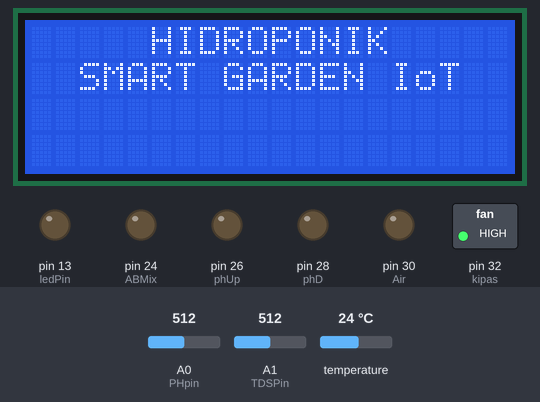
Bench run of a sketch on a simulated Arduino Mega 2560, built with avr-gcc and run on an emulated ATmega2560. Parts: 20×4 character LCD, switched loads named in the sketch (green lamp = pin HIGH), output pins drawn as LEDs (lit = HIGH). Inputs (shaded band) come from the test bench; at power-on: A0 (PHpin) = 512, A1 (TDSPin) = 512, temperature 24 °C. What the sketch prints to the serial monitor is not drawn.

Above: at 46.0 s.
At 50.0 s:
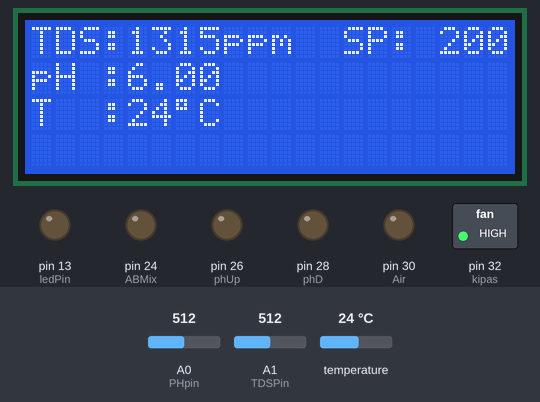
At 50.9 s:
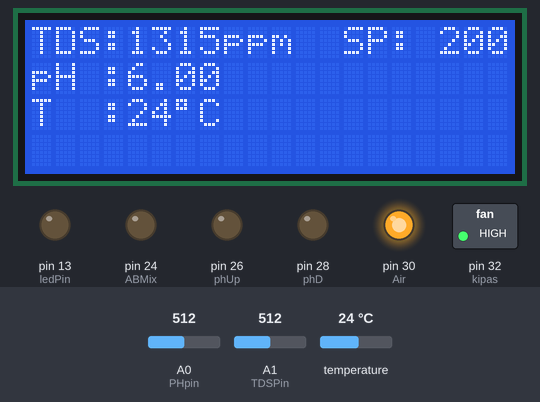
Timing chart, 0 to 52.4 s (numbered marks = the images above):
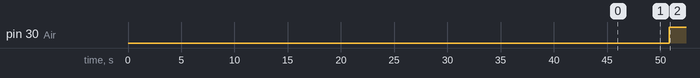

The sketch:

SmartGarden_Arduino.ino
```cpp
#include <Arduino.h>
#include <DallasTemperature.h>
#include <EEPROM.h>
#include <GravityTDS.h>
#include <LiquidCrystal_I2C.h>
#include <OneWire.h>
#include <SoftwareSerial.h>

////////////////////  LCD 20x04 I2C  ////////////////////
LiquidCrystal_I2C lcd(0x27, 20, 4);

////////////////////  DS18B20 Sensor  ////////////////////
#define ONE_WIRE_BUS A7
OneWire oneWire(ONE_WIRE_BUS);
DallasTemperature sensor_suhu(&oneWire);
float tempNow;
float suhuRaw = 0;
float suhuKal = 0;
float suhuRawTinggi = 99.6;
float suhuRawRendah = 0.5;
float refSuhuTinggi = 99.8;
float refSuhuRendah = 0;
float jarakRaw = suhuRawTinggi - suhuRawRendah;
float jarakRef = refSuhuTinggi - refSuhuRendah;

////////////////////  pH Sensor  ////////////////////
#define PHpin A0
const int numReadings = 10;
int readings[numReadings];
int readIndex = 0;
float total = 0;
float offsetPH = 0.170568562;
float adc_resolution = 1023.00;
float phValue, voltage, phNow;

////////////////////  TDS METER  ////////////////////
#define TDSPin A1
GravityTDS gravityTds;
float temperature = 25, tdsNow, tdsValue = 0;

////////////////////  PUMP  ////////////////////
int ABMix = 24;
String stAbMix;
int phUp = 26;
String stphUp;
int phD = 28;
String stphD;
int Air = 30;
String stAir;
int kipas = 32;

////////////////////  DATA SEND  ////////////////////
SoftwareSerial nodeMCU(19, 18); // RX, TX
String data;
unsigned long previousMillis = 0;
const long interval = 500;
const int ledPin = LED_BUILTIN;
int ledState = LOW;
unsigned long currentMillis = millis();
String arrData[2];

////////////////////  TDS FUZZY  ////////////////////
float eTDS, dTDS, edeTDS, E, D, delayTDS;
float erN[] = { -100, -100, -50, -10};
float erZ[] = { -50, -10, 10, 50};
float erP[] = {10, 50, 100, 100};
float deN[] = { -50, -50, -25, -5};
float deZ[] = { -25, -5, 5, 25};
float deP[] = {5, 25, 50, 50};
float setpointTDS = 200;
float upLAMA = 1000;
float upSEDANG = 500;
float MATI = 0;
float dnSEDANG = -500;
float dnLAMA = -1000;
float minrTDS[10];
float RuleTDS[10];

////////////////////  PH FUZZY  ////////////////////
float ePH, P, H, delayPH;
float SA[] = {4, 4, 5, 6};
float N[] = {5, 6, 7, 8};
float SB[] = {7, 8, 9, 9};
float upHIDUP = 1000;
float dnHIDUP = -1000;
float minrPH[4];
float RulePH[4];

void lcd_setup() {
	lcd.init();
  lcd.backlight();
  lcd.clear();
  lcd.setCursor(5, 0);
  lcd.print(F("HIDROPONIK"));
  lcd.setCursor(2, 1);
  lcd.print(F("SMART GARDEN IoT"));
  delay(2000);
  lcd.clear();
}

void mon_setup() {
  Serial.println(F("HIDROPONIK"));
  Serial.print(F("SMART GARDEN IoT\n\n"));
  Serial.print(F("Nama\t: Reynaldo\n"));
  Serial.print(F("NIM\t: 171011450241\n\n"));
  delay(2000);
}

void pinInit() {
  pinMode(ledPin, OUTPUT);
  pinMode(kipas, OUTPUT);
  pinMode(ABMix, OUTPUT);
  pinMode(phUp, OUTPUT);
  pinMode(phD, OUTPUT);
  pinMode(Air, OUTPUT);
  pinMode(TDSPin, INPUT);
  pinMode(PHpin, INPUT);
  digitalWrite(kipas, HIGH);
  digitalWrite(ABMix, LOW);
  digitalWrite(phUp, LOW);
  digitalWrite(phD, LOW);
  digitalWrite(Air, LOW);
}

void tdsSetup() {
  gravityTds.setPin(TDSPin);
  gravityTds.setAref(5.0);
  gravityTds.setAdcRange(1024);
  gravityTds.begin();
}

void phRead() {
  for (int thisReading = 0; thisReading < numReadings; thisReading++) {
    readings[thisReading] = 0;
  }
}

float phRaw() {
  int measurings = 0;
  for (int i = 0; i < 10; i++) {
    measurings += analogRead(PHpin);
    delay(10);
  }
  voltage = 5 / adc_resolution * measurings / 10;
  phValue = 7 + ((2.5 - voltage) / offsetPH);
  return phValue;
}

float getPh() {
  phRaw();
  total = total - readings[readIndex];
  readings[readIndex] = phValue;
  total = total + readings[readIndex];
  readIndex = readIndex + 1;
  if (readIndex >= numReadings) {
    readIndex = 0;
  }
  phNow = total / numReadings;
  delay(10);
}

float getSuhu() {
  sensor_suhu.requestTemperatures();
  suhuRaw = sensor_suhu.getTempCByIndex(0);
  suhuKal = (((suhuRaw - suhuRawRendah) * jarakRef) / jarakRaw) + refSuhuRendah;
  return suhuKal;
}

int getMedian(int bArray[], int iFtrLen) {
  int bTab[iFtrLen];
  for (byte m = 0; m < iFtrLen; m++)
    bTab[m] = bArray[m];
  int m, n, bTemp;
  for (n = 0; n < iFtrLen - 1; n++) {
    for (m = 0; m < iFtrLen - n - 1; m++) {
      if (bTab[m] > bTab[m + 1]) {
        bTemp = bTab[m];
        bTab[m] = bTab[m + 1];
        bTab[m + 1] = bTemp;
        delay(10);
      }
    }
  }
  if ((iFtrLen & 1) > 0)
    bTemp = bTab[(iFtrLen - 1) / 2];
  else
    bTemp = (bTab[iFtrLen / 2] + bTab[iFtrLen / 2 - 1]) / 2;
  return bTemp;
  delay(10);
}

float getTds() {
  temperature = (float)25.00f;
  gravityTds.setTemperature(temperature);
  gravityTds.update();
  tdsValue = gravityTds.getTdsValue();
  return tdsValue;
  delay(1000);
}

void phDump() {
  Serial.println("INIT PH");
  for (int i = 0; i < 50; i++) {
    getPh();
    delay(10);
  }
  return phValue;
}

void tdsDump() {
  Serial.println("INIT TDS");
  for (int i = 0; i < 100; i++) {
    getTds();
    delay(10);
  }
  return tdsValue;
}

void suhuDump() {
  Serial.println("INIT SUHU");
  for (int i = 0; i < 50; i++) {
    getSuhu();
    delay(10);
  }
  return suhuKal;
}

void setup() {
  lcd.clear();
  Serial.begin(9600);
  Serial1.begin(9600);
  pinInit();
  sensor_suhu.begin();
  tdsSetup();
  phRead();
  phDump();
  tdsDump();
  suhuDump();
  lcd_setup();
  mon_setup();
}

void loop() {
  String minta = "";
  while (Serial1.available() > 0) {
    minta += char(Serial1.read());
  }
  minta.trim();
  if (minta != "") {
    int index = 0;
    for (int l = 0; l <= minta.length(); l++) {
      char delimiter = '#';
      if (minta[l] != delimiter)
        arrData[index] += minta[l];
      else
        index++;
    }
    if (index == 1) {
      kirimdata();
      setpointTDS = arrData[1].toFloat();
    }
    arrData[0] = "";
    arrData[1] = "";
  }
  tampil();
  getPh();
  getTds();
  getSuhu();
  hitungTDS();
  pompaTDS();
  pompaPH();
  delay(1000);
}

void hitungTDS() {
  edeTDS = eTDS;
  eTDS = setpointTDS - tdsValue;
  dTDS = eTDS - edeTDS;
}

//////////////////////////////  FUZZY TDS START HERE  //////////////////////////////
float uerN() {
  if (eTDS < erN[2]) {
    return 1;
  } else if (eTDS >= erN[2] && eTDS <= erN[3]) {
    return (erN[3] - eTDS) / (erN[3] - erN[2]);
  } else if (eTDS > erN[3]) {
    return 0;
  }
}

float uerZ() {
  if (eTDS < erZ[0]) {
    return 0;
  } else if (eTDS >= erZ[0] && eTDS <= erZ[1]) {
    return (eTDS - erZ[0]) / (erZ[1] - erZ[0]);
  } else if (eTDS >= erZ[1] && eTDS <= erZ[2]) {
    return 1;
  } else if (eTDS >= erZ[2] && eTDS <= erZ[3]) {
    return (erZ[3] - eTDS) / (erZ[3] - erZ[2]);
  } else if (eTDS > erZ[3]) {
    return 0;
  }
}

float uerP() {
  if (eTDS < erP[0]) {
    return 0;
  } else if (eTDS >= erP[0] && eTDS <= erP[1]) {
    return (eTDS - erP[0]) / (erP[1] - erP[0]);
  } else if (eTDS > erP[1]) {
    return 1;
  }
}

float udeN() {
  if (dTDS < deN[2]) {
    return 1;
  } else if (dTDS >= deN[2] && dTDS <= deN[3]) {
    return (deN[3] - dTDS) / (deN[3] - deN[2]);
  } else if (dTDS > deN[3]) {
    return 0;
  }
}

float udeZ() {
  if (dTDS < deZ[0]) {
    return 0;
  } else if (dTDS >= deZ[0] && dTDS <= deZ[1]) {
    return (dTDS - deZ[0]) / (deZ[1] - deZ[0]);
  } else if (dTDS >= deZ[1] && dTDS <= deZ[2]) {
    return 1;
  } else if (dTDS >= deZ[2] && dTDS <= deZ[3]) {
    return (deZ[3] - dTDS) / (deZ[3] - deZ[2]);
  } else if (dTDS > deZ[3]) {
    return 0;
  }
}

float udeP() {
  if (dTDS <= deP[0]) {
    return 0;
  } else if (dTDS > deP[0] && dTDS < deP[1]) {
    return (dTDS - deP[0]) / (deP[1] - deP[0]);
  } else if (dTDS >= deP[1]) {
    return 1;
  }
}

float Min(float a, float b) {
  if (a < b) {
    return a;
  } else if (b < a) {
    return b;
  } else {
    return a;
  }
}

void rulesTDS() {
  minrTDS[1] = Min(uerN(), udeN());
  RuleTDS[1] = upLAMA;
  minrTDS[2] = Min(uerN(), udeZ());
  RuleTDS[2] = upSEDANG;
  minrTDS[3] = Min(uerN(), udeP());
  RuleTDS[3] = MATI;
  minrTDS[4] = Min(uerZ(), udeN());
  RuleTDS[4] = upSEDANG;
  minrTDS[5] = Min(uerZ(), udeZ());
  RuleTDS[5] = MATI;
  minrTDS[6] = Min(uerZ(), udeP());
  RuleTDS[6] = dnSEDANG;
  minrTDS[7] = Min(uerP(), udeN());
  RuleTDS[7] = MATI;
  minrTDS[8] = Min(uerP(), udeZ());
  RuleTDS[8] = dnSEDANG;
  minrTDS[9] = Min(uerP(), udeP());
  RuleTDS[9] = dnLAMA;
}

float defuzzTDS() {
  rulesTDS();
  E = 0;
  D = 0;
  for (int i = 1; i <= 9; i++) {
    E += RuleTDS[i] * minrTDS[i];
    D += minrTDS[i];
  }
  delayTDS = E / D;
  return delayTDS;
}
//////////////////////////////  FUZZY TDS END HERE  //////////////////////////////


//////////////////////////////  FUZZY PH START HERE  //////////////////////////////
float uSA() {
  if (phNow < SA[2]) {
    return 1;
  } else if (phNow >= SA[2] && phNow <= SA[3]) {
    return (SA[3] - phNow) / (SA[3] - SA[2]);
  } else if (phNow > SA[3]) {
    return 0;
  }
}

float uN() {
  if (phNow < N[0]) {
    return 0;
  } else if (phNow >= N[0] && phNow <= N[1]) {
    return (phNow - N[0]) / (N[1] - N[0]);
  } else if (phNow >= N[1] && phNow <= N[2]) {
    return 1;
  } else if (phNow >= N[2] && phNow <= N[3]) {
    return (N[3] - phNow) / (N[3] - N[2]);
  } else if (phNow > N[3]) {
    return 0;
  }
}

float uSB() {
  if (phNow < SB[0]) {
    return 0;
  } else if (phNow >= SB[0] && phNow <= SB[1]) {
    return (phNow - SB[0]) / (SB[1] - SB[0]);
  } else if (phNow >= SB[1] && phNow <= SB[2]) {
    return 1;
  }
}

void rulesPH() {
  minrPH[1] = uSA();
  RulePH[1] = upHIDUP;
  minrPH[2] = uN();
  RulePH[2] = MATI;
  minrPH[3] = uSB();
  RulePH[3] = dnHIDUP;
}

float defuzzPH() {
  rulesPH();
  P = 0;
  H = 0;
  for (int i = 1; i <= 3; i++) {
    P += RulePH[i] * minrPH[i];
    H += minrPH[i];
  }
  delayPH = P / H;
  return delayPH;
}
//////////////////////////////  FUZZY PH END HERE  //////////////////////////////

void pompaTDS() {
  defuzzTDS();
  if (tdsValue == setpointTDS || delayTDS == 0.00) {
    digitalWrite(ABMix, LOW);
    stAbMix = "L";
    digitalWrite(Air, LOW);
    stAir = "L";
  } else if (tdsValue < setpointTDS && delayTDS < -100) {
    digitalWrite(ABMix, HIGH);
    stAbMix = "H";
    digitalWrite(Air, LOW);
    stAir = "L";
    delay(fabsf(delayTDS));
  } else if (tdsValue > setpointTDS && delayTDS > 100) {
    digitalWrite(ABMix, LOW);
    stAbMix = "L";
    digitalWrite(Air, HIGH);
    stAir = "H";
    delay(fabsf(delayTDS));
  }
}

void pompaPH() {
  defuzzPH();
  if (phNow >= (6.00f) && phNow <= (7.00f)) {
    digitalWrite(phUp, LOW);
    stphUp = "L";
    digitalWrite(phD, LOW);
    stphD = "L";
  } else if (phNow < (6.00f) && delayPH > 100) {
    digitalWrite(phUp, HIGH);
    stphUp = "H";
    digitalWrite(phD, LOW);
    stphD = "L";
    delay(fabsf(delayPH));
  } else if (phNow > (7.00f) && delayPH < -100) {
    digitalWrite(phUp, LOW);
    stphUp = "L";
    digitalWrite(phD, HIGH);
    stphD = "H";
    delay(fabsf(delayPH));
  }
}

void tampil() {
  lcd.setCursor(0, 0);
  lcd.print("TDS:");
  if (tdsValue < 1000) {
    lcd.print(" ");
    lcd.print(tdsValue, 0);
  } else {
    lcd.print(tdsValue, 0);
  }
  lcd.setCursor(8, 0);
  lcd.print("ppm");

  lcd.setCursor(0, 1);
  lcd.print("pH :");
  lcd.print(phNow);
  clearLCDph(1);

  lcd.setCursor(0, 2);
  lcd.print("T  :");
  lcd.print(suhuKal, 0);
  lcd.setCursor(6, 2);
  lcd.print((char)223);
  lcd.print("C");

  lcd.setCursor(13, 0);
  lcd.print("SP:");
  if (setpointTDS < 1000) {
    lcd.print(" ");
    lcd.print(setpointTDS, 0);
  } else {
    lcd.print(setpointTDS, 0);
  }

}

void clearLCDph(int line) {
  lcd.setCursor(8, line);
  for (int n = 0; n < 2; n++) {
    lcd.print(" ");
  }
}

void kirimdata() {
  Serial.print(F("TDS: "));
  Serial.print(tdsValue, 0);
  Serial.print(F("PPM _ "));
  if (currentMillis - previousMillis >= interval) {
    previousMillis = currentMillis;
    if (ledState == LOW) {
      ledState = HIGH;
    } else {
      ledState = LOW;
    } digitalWrite(ledPin, ledState);
  }

  tempNow = getSuhu();
  Serial.print(F("TempAir: "));
  Serial.print(tempNow);
  Serial.print(F(" C _ "));
  if (currentMillis - previousMillis >= interval) {
    previousMillis = currentMillis;
    if (ledState == LOW) {
      ledState = HIGH;
    } else {
      ledState = LOW;
    } digitalWrite(ledPin, ledState);
  }

  Serial.print("pH: ");
  Serial.println(phNow);
  if (currentMillis - previousMillis >= interval) {
    previousMillis = currentMillis;
    if (ledState == LOW) {
      ledState = HIGH;
    } else {
      ledState = LOW;
    } digitalWrite(ledPin, ledState);
  }

  String datasend = String(tdsValue, 0) + "#" +
                    String(phNow) + "#" +
                    String(suhuKal, 0) + "#" +
                    String(stAbMix) + "#" +
                    String(stAir) + "#" +
                    String(stphUp) + "#" +
                    String(stphD);
  Serial1.println(datasend);
  Serial.println(datasend);
}
```

Measured:
- by itself, pin 30 (Air): LOW → HIGH at 50.8 s
- what the display in image 0 shows lasts 2.0 s, from 45.9 s to 47.9 s
